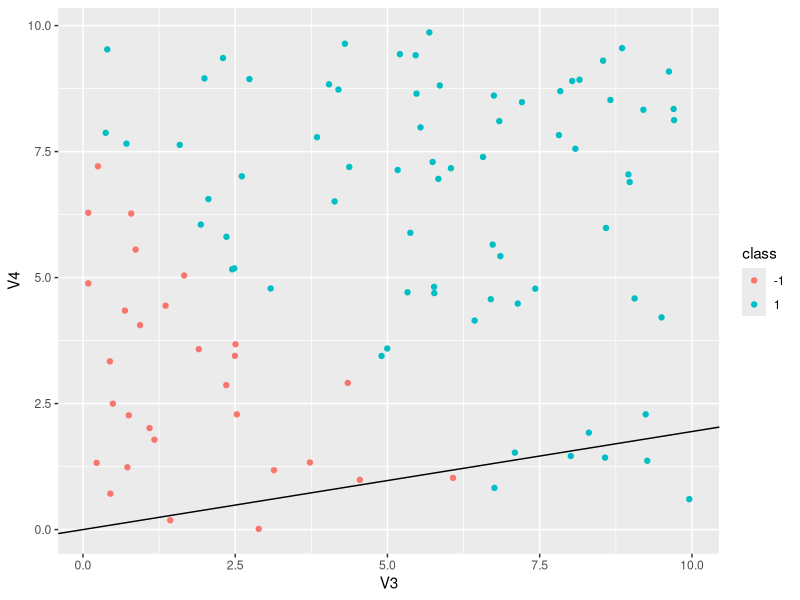

Source code (R):
# This function generates a simple dataset
random.dataset = function(rows_number, feature_numbers, threshold) {
  samples = runif(rows_number * feature_numbers, min = 0, max = 10)
  dataset = matrix(samples, ncol = feature_numbers)
  target = ifelse(apply(dataset, 1, sum) >= threshold, 1, -1) # If MARGIN=1 the operation is applied on rows
  non_inputs = rep(1, rows_number)
  return(cbind(target, non_inputs, dataset))
}

# This function classify an input using the perceptron with the given weights
classify.perceptron = function(input, weights) {
  #return(ifelse(sum(input, weights) >= 0, 1, -1))
  return(sign(sum(input, weights)))
}

# Define the perceptron algorithm
train.perceptron = function(trainset, initial_threshold, learning_rate) {
  weights = c(-initial_threshold, runif(ncol(trainset)-2))
  n = nrow(trainset)
  target = trainset[, 1]
  inputs = trainset[, 2:ncol(trainset)]
  
  misclassified = TRUE
  while(misclassified) {
    misclassified = FALSE
    for(i in 1:n) {
      prediction = classify.perceptron(inputs[i,], weights)
      if(prediction != target[i]) {
        weights = weights + learning_rate * target[i] * inputs[i,]
        misclassified = TRUE
      }
    }
  }
  
  return(weights)
}

# Generate a two-feature dataset, plot its points and the decision boundary
library(ggplot2)
dataset = random.dataset(100, 2, 7.5)
weights = train.perceptron(dataset, 2, 0.1)
m = -weights[2] / weights[3]
q = -weights[1] / weights[3]
qplot(dataset[,3], dataset[,4], colour = factor(dataset[,1]), xlab = "V3", ylab = "V4") + labs(colour = "class") + geom_abline(slope = m, yintercept = q)
